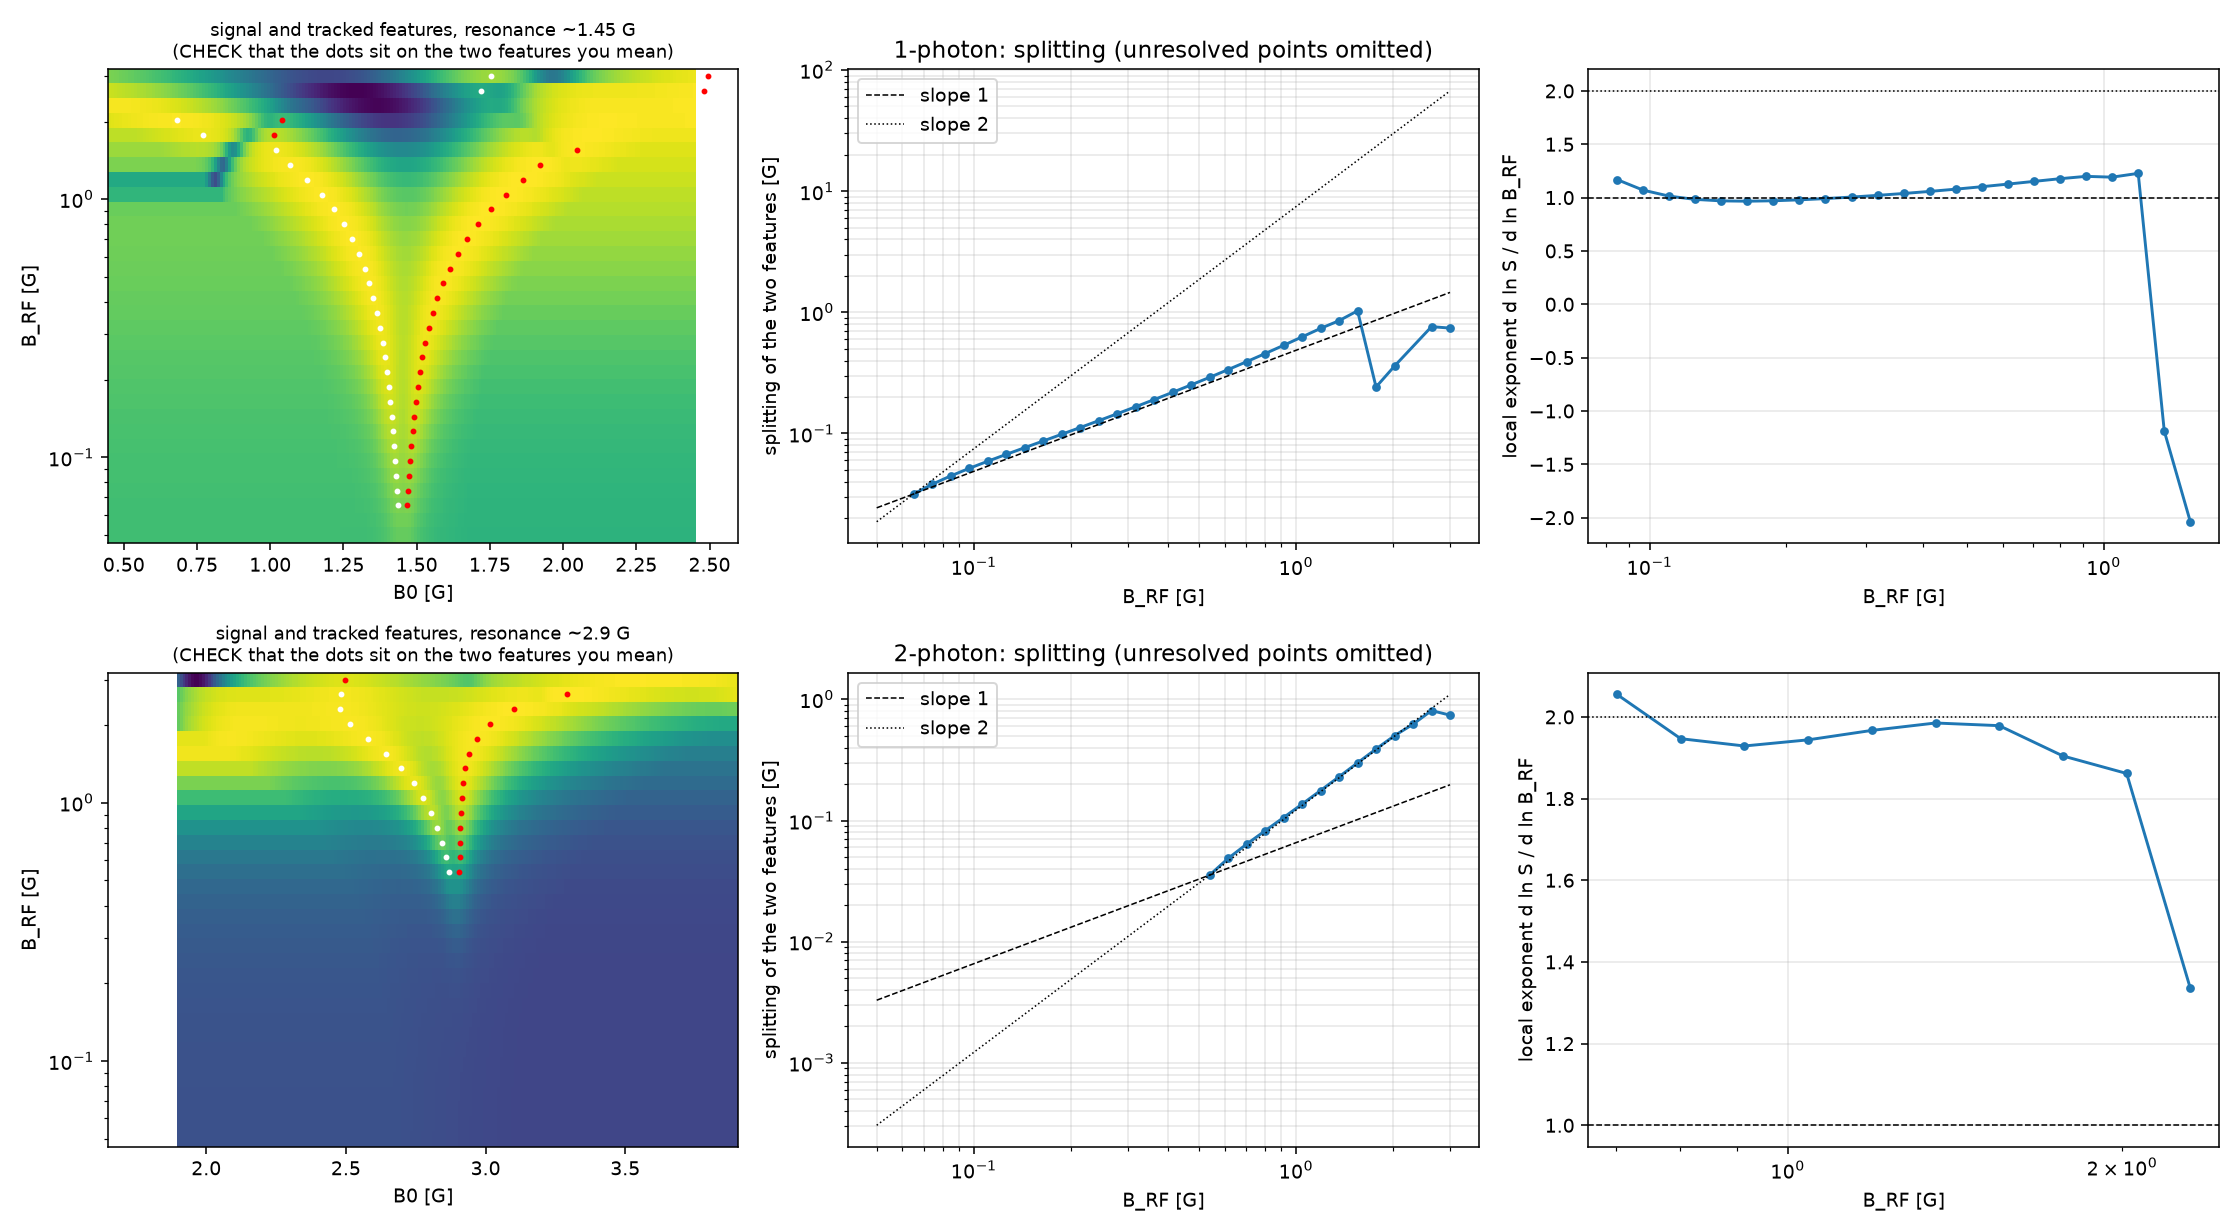

The script that saved this image:
"""
Splitting of the 1.45 G (one-photon) and 2.9 G (two-photon) features, measured on the
steady-state absorption signal of YOUR Floquet-Lindblad model, computed with YOUR solver
(compute_result_rf_gpu / compute_result_rf).  Nothing of yours is modified.

For every B_RF:
  1. one batched solve on a B0 grid around the resonance (1 call),
  2. the two most prominent features are located,
  3. one more batched solve on a fine grid around each of them, parabola vertex -> position
     with sub-grid precision (1 call).
Their separation (in gauss) is the splitting.  Output: log-log splitting vs B_RF plus the
local exponent d ln S / d ln B_RF  (1 = linear, 2 = quadratic).

Usage:   python splitting_from_lindbladian.py          # both resonances
         python splitting_from_lindbladian.py 2        # only the 2.9 G one
Results are cached after every B_RF (cache_splitting.pkl); a stopped run resumes.
"""
import importlib
import os
import pickle
import sys
import time

import numpy as np
import matplotlib.pyplot as plt
from scipy.signal import find_peaks

# ============================ EDIT THESE ============================
SETUP_MODULE = "setup_system"        # file (without .py) that defines build_system()  (the one you pasted first)
SWEEP_MODULE = "sweep"         # file (without .py) that defines compute_result_rf_gpu  (the one you just pasted)
USE_GPU = True                 # False -> compute_result_rf (joblib, CPU)
B_CENTER = {1: 1.45, 2: 2.90}  # nominal resonance fields [G]
KIND = "peak"                  # track "peak" (maxima of the signal) or "dip" (minima)
B_RF_GRID = np.geomspace(0.05, 3.0, 32)   # [G]
N_SCAN = 161                   # B0 points in the coarse scan (one batched call)
N_FINE = 41                    # B0 points around each feature in the refinement call
HALF0, HALF1 = 0.20, 0.40      # scan half-width = HALF0 + HALF1*B_RF  [G]
PROM_FRAC = 0.02               # a feature needs prominence > this * (max-min of the scan)
E0_VALUE = 0.04                     # None -> E0_values[0] from config
CACHE = "cache_splitting.pkl"
FIG = "splitting_from_lindbladian.png"
# ====================================================================


def find_two(Bs, y, kind):
    """Indices of the two most prominent extrema of a scan (None if fewer than two)."""
    sgn = 1 if kind == "peak" else -1
    idx, pr = find_peaks(sgn * y, prominence=PROM_FRAC * np.ptp(y))
    if len(idx) < 2:
        return None
    return np.sort(idx[np.argsort(pr["prominences"])[::-1][:2]])


def vertex(x, y, sgn, half=3):
    """Sub-grid extremum: parabola through the points around the best sample."""
    i = int(np.argmax(sgn * y))
    lo, hi = max(i - half, 0), min(i + half + 1, len(x))
    c = np.polyfit(x[lo:hi] - x[i], y[lo:hi], 2)
    if c[0] == 0:
        return x[i]
    v = x[i] - c[1] / (2 * c[0])
    return v if x[lo] <= v <= x[hi - 1] else x[i]


def measure(signal, q, BRF, kind=KIND):
    """signal(B0_array) -> array of absorption signals (one batched solve)."""
    Bc, half = B_CENTER[q], HALF0 + HALF1 * BRF
    Bs = np.linspace(max(Bc - half, 0.12), min(Bc + half, 4.95), N_SCAN)
    y = signal(Bs)
    sel = find_two(Bs, y, kind)
    if sel is None:
        return dict(B1=np.nan, B2=np.nan, S=np.nan, Bs=Bs, y=y)
    h, sgn = Bs[1] - Bs[0], (1 if kind == "peak" else -1)
    fine = [np.linspace(Bs[i] - 1.5 * h, Bs[i] + 1.5 * h, N_FINE) for i in sel]
    yf = np.asarray(signal(np.concatenate(fine))).reshape(2, N_FINE)
    pos = [vertex(fine[j], yf[j], sgn) for j in range(2)]
    return dict(B1=pos[0], B2=pos[1], S=pos[1] - pos[0], Bs=Bs, y=y)


def local_exponent(x, S, w=5):
    p = np.full(len(x), np.nan)
    for i in range(len(x) - w + 1):
        sl = slice(i, i + w)
        if np.all(np.isfinite(S[sl])) and np.all(S[sl] > 0):
            p[i + w // 2] = np.polyfit(np.log(x[sl]), np.log(S[sl]), 1)[0]
    return p


def make_plot(res, orders):
    fig, ax = plt.subplots(len(orders), 3, figsize=(16, 4.4 * len(orders)), squeeze=False)
    for r, q in enumerate(orders):
        x = np.array(sorted(k[1] for k in res if k[0] == q))
        R = [res[(q, b)] for b in x]
        S = np.array([d["S"] for d in R])
        grid = np.linspace(B_CENTER[q] - 1, B_CENTER[q] + 1, 200)
        Y = np.array([np.interp(grid, d["Bs"], d["y"]) for d in R])
        a = ax[r, 0]
        a.pcolormesh(grid, x, Y, shading="auto")
        a.plot([d["B1"] for d in R], x, "w.", ms=4)
        a.plot([d["B2"] for d in R], x, "r.", ms=4)
        a.set_yscale("log"); a.set_xlabel("B0 [G]"); a.set_ylabel("B_RF [G]")
        a.set_title(f"signal and tracked features, resonance ~{B_CENTER[q]} G\n"
                    f"(CHECK that the dots sit on the two features you mean)", fontsize=9)
        ok = np.isfinite(S)
        b = ax[r, 1]
        b.loglog(x[ok], S[ok], "o-", ms=3.5)
        if ok.any():
            x0, S0 = x[ok][0], S[ok][0]
            for pw, ls in ((1, "--"), (2, ":")):
                b.loglog(x, S0 * (x / x0) ** pw, "k", ls=ls, lw=0.8, label=f"slope {pw}")
            b.legend()
        b.set_xlabel("B_RF [G]"); b.set_ylabel("splitting of the two features [G]")
        b.set_title(f"{q}-photon: splitting (unresolved points omitted)")
        b.grid(alpha=0.3, which="both")
        c = ax[r, 2]
        c.semilogx(x, local_exponent(x, S), "o-", ms=3.5)
        c.axhline(1, c="k", ls="--", lw=0.8); c.axhline(2, c="k", ls=":", lw=0.8)
        c.set_xlabel("B_RF [G]"); c.set_ylabel("local exponent d ln S / d ln B_RF")
        c.grid(alpha=0.3)
    plt.tight_layout(); plt.savefig(FIG, dpi=140); print("saved", FIG)


def main():
    orders = tuple(int(a) for a in sys.argv[1:]) or (1, 2)
    build_system = importlib.import_module(SETUP_MODULE).build_system
    sweep = importlib.import_module(SWEEP_MODULE)
    compute = sweep.compute_result_rf_gpu if USE_GPU else sweep.compute_result_rf
    from config import E0_values

    S = build_system()
    E0 = E0_values[0] if E0_VALUE is None else E0_VALUE
    print(f"E0 = {E0}, Floquet order k = {S.k}, block_dim = {S.block_dim}")

    def make_signal(BRF):
        return lambda Bs: np.asarray(compute(S, BRF, E0, np.asarray(Bs, dtype=float))[0])

    res = pickle.load(open(CACHE, "rb")) if os.path.exists(CACHE) else {}
    todo = [(q, float(b)) for q in orders for b in B_RF_GRID if (q, float(b)) not in res]
    print(f"{len(todo)} (resonance, B_RF) points to do; "
          f"~{N_SCAN + 2 * N_FINE} solves each")
    t_start = time.time()
    for n, (q, b) in enumerate(todo, 1):
        t0 = time.time()
        res[(q, b)] = measure(make_signal(b), q, b)
        pickle.dump(res, open(CACHE, "wb"))
        d = res[(q, b)]
        eta = (time.time() - t_start) / n * (len(todo) - n)
        print(f"order {q}  B_RF={b:6.3f}: "
              + (f"S = {d['S']:.4f} G" if np.isfinite(d["S"]) else "unresolved")
              + f"   ({time.time() - t0:.1f} s, ETA {eta / 60:.1f} min)", flush=True)
    make_plot(res, orders)


if __name__ == "__main__":
    main()
